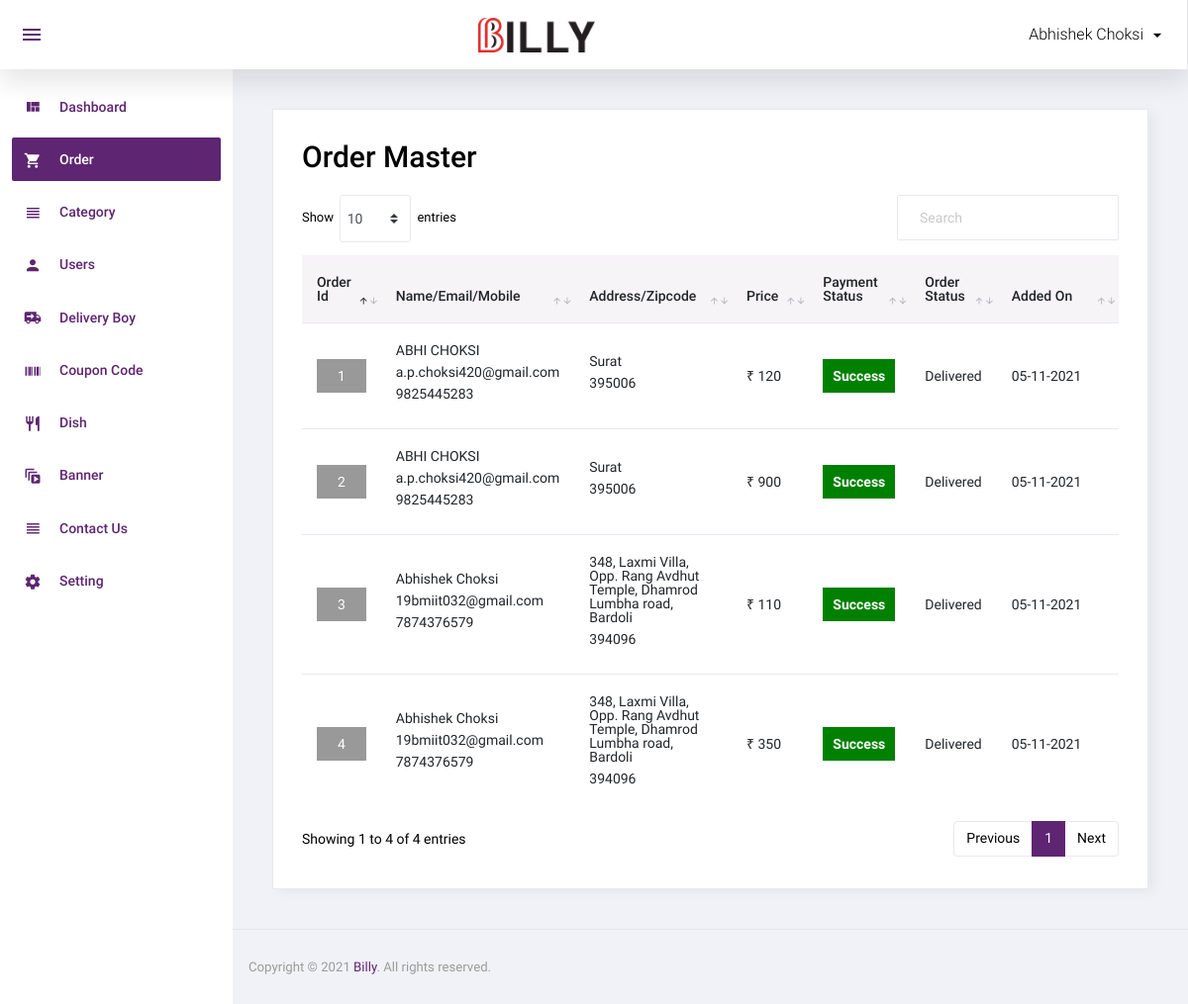
/admin/order.php (signed in), run on an earlier commit of the app's database.
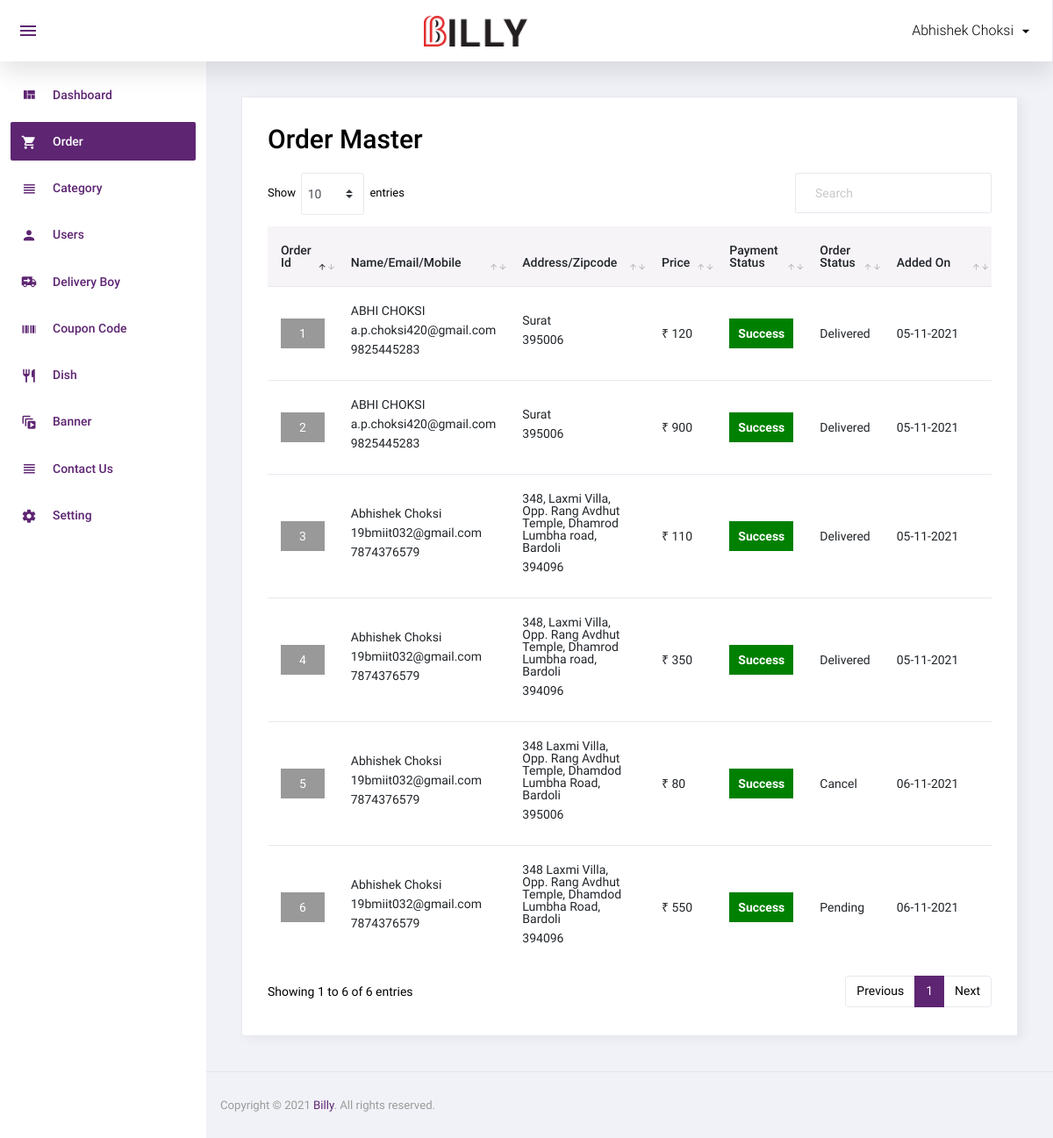
And on a later commit of the database.
### tables this page shows
CREATE TABLE IF NOT EXISTS `order_master` (
  `id` int NOT NULL AUTO_INCREMENT,
  `user_id` int NOT NULL,
  `name` varchar(50) NOT NULL,
  `email` varchar(50) NOT NULL,
  `mobile` varchar(50) NOT NULL,
  `address` text NOT NULL,
  `total_price` float NOT NULL,
  `final_price` float NOT NULL,
  `coupon_code` varchar(20) NOT NULL,
  `zipcode` int NOT NULL,
  `delivery_boy_id` int NOT NULL,
  `payment_status` varchar(20) NOT NULL,
  `payment_type` varchar(10) NOT NULL,
  `payment_id` varchar(100) NOT NULL,
  `order_status` int NOT NULL,
  `cancel_by` enum('user','admin') NOT NULL,
  `cancel_at` datetime NOT NULL,
  `added_on` datetime NOT NULL,
  `delivered_on` datetime NOT NULL,
  PRIMARY KEY (`id`)
);

CREATE TABLE IF NOT EXISTS `order_status` (
  `id` int NOT NULL AUTO_INCREMENT,
  `order_status` varchar(50) NOT NULL,
  PRIMARY KEY (`id`)
);

### admin/order.php (the view, shortened to what this page needs)
<?php
include('top.php');
$sql = "select order_master.*,order_status.order_status as order_status_str from order_master,order_status where order_master.order_status=order_status.id order by order_master.id desc";
$res = mysqli_query($con, $sql);
?>
<div class="card">
	<div class="card-body">
		<h1 class="grid_title">Order Master</h1>
		<div class="row grid_box">
			<div class="col-12">
				<div class="table-responsive">
					<table id="order-listing" class="table">
						<thead>
							<tr>
								<th width="5%">Order Id</th>
								<th width="20%">Name/Email/Mobile</th>
								<th width="20%">Address/Zipcode</th>
								<th width="5%">Price</th>
								<th width="10%">Payment Status</th>
								<th width="10%">Order Status</th>
								<th width="20%">Added On</th>
							</tr>
						</thead>
						<tbody>
							<?php if (mysqli_num_rows($res) > 0) {
								while ($row = mysqli_fetch_assoc($res)) {
							?>
									<tr>
										<td>
											<div class="div_order_id">
												<a href="order_detail.php?id=<?php echo $row['id'] ?>"><?php echo $row['id'] ?></a>
											</div>
										</td>
										<td>
											<p><?php echo $row['name'] ?></p>
											<p><?php echo $row['email'] ?></p>
											<p><?php echo $row['mobile'] ?></p>
										<td>
											<p><?php echo $row['address'] ?></p>
											<p><?php echo $row['zipcode'] ?></p>
										</td>
										<td style="font-size:14px;">₹ <?php echo $row['total_price'] ?><br />
										</td>
										<td>
											<div class="payment_status payment_status_<?php echo $row['payment_status'] ?>"><?php echo ucfirst($row['payment_status']) ?></div>
										</td>
										<td><?php echo $row['order_status_str'] ?></td>
										<td>
											<?php
											$dateStr = strtotime($row['added_on']);
											echo date('d-m-Y', $dateStr)
											?>
										</td>
									</tr>
								<?php
								}
							} else { ?>
								<tr>
									<td colspan="5">No data found</td>
								</tr>
							<?php } ?>
						</tbody>
					</table>
				</div>
			</div>
		</div>
	</div>
</div>
<?php include('footer.php'); ?>

What changed in the data, as far as the page shows it:
added order_master: id "6", name "Abhishek Choksi", email "19bmiit032@gmail.com", mobile "7874376579", address "348 Laxmi Villa, Opp. Rang Avdhut Temple, Dhamdod Lumbha Road, Bardoli", zipcode "394096", total_price "550", payment_status "Success", order_status.order_status "Pending", added_on "06-11-2021"
added order_master: id "5", name "Abhishek Choksi", email "19bmiit032@gmail.com", mobile "7874376579", address "348 Laxmi Villa, Opp. Rang Avdhut Temple, Dhamdod Lumbha Road, Bardoli", zipcode "395006", total_price "80", payment_status "Success", order_status.order_status "Cancel", added_on "06-11-2021"
Also different on the page:
text written by a page script: "Show entries Showing 1 to 4 of 4 entries Previous 1 Next" → "Show entries Showing 1 to 6 of 6 entries Previous 1 Next"
